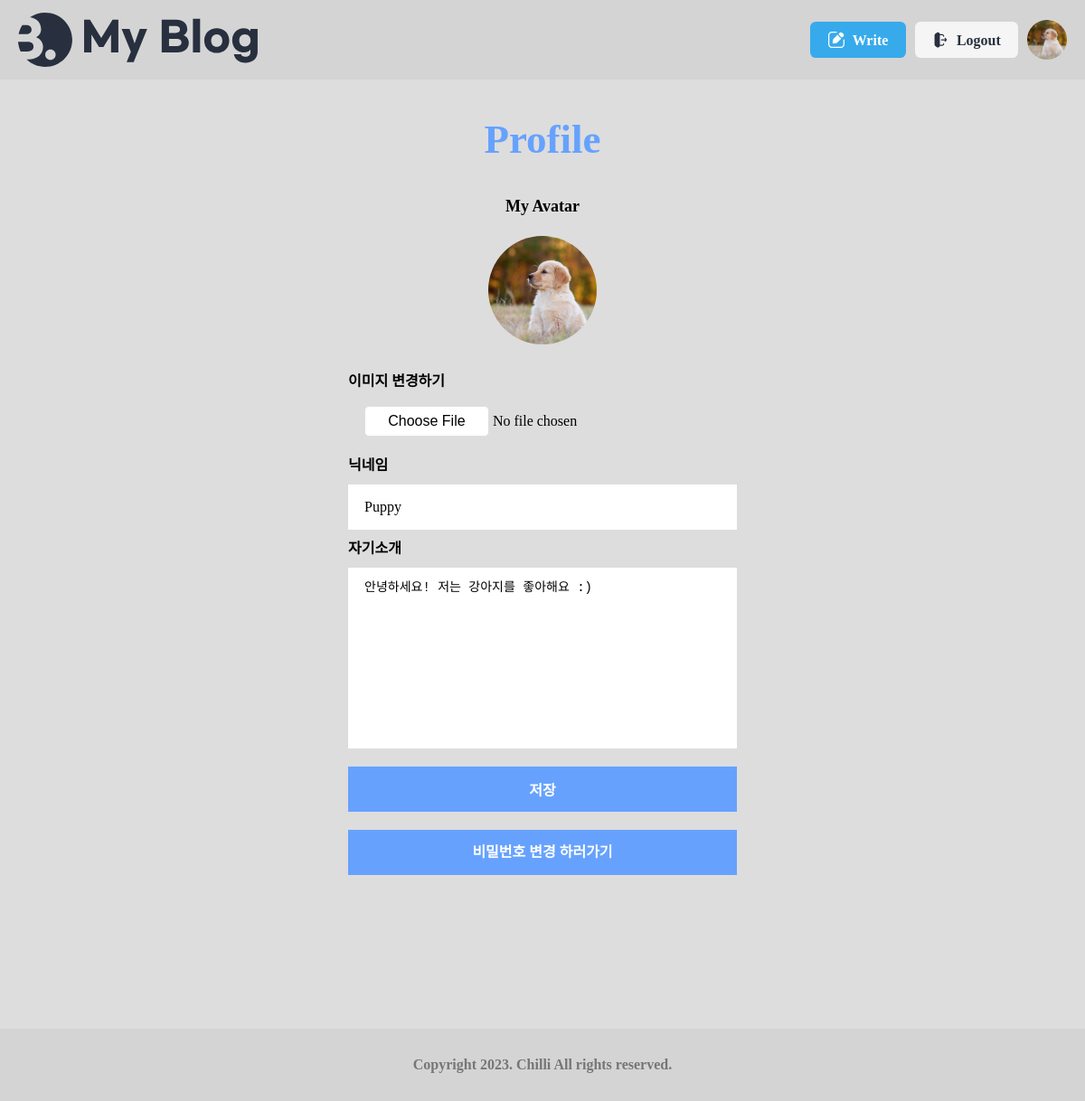
Screenshot of /user/profile/edit/ (signed in) with the database file from the repository.
### user/models.py (models this page shows)
class User(AbstractUser):
    username = None
    email = models.EmailField(unique=True, max_length=255)
    is_profile = models.BooleanField(default=False)
    is_staff = models.BooleanField(default=False)
    is_superuser = models.BooleanField(default=False)
    is_active = models.BooleanField(default=True)
    date_joined = models.DateTimeField(auto_now_add=True)
    last_login = models.DateTimeField(auto_now=True, null=True, blank=True)
    USERNAME_FIELD = 'email'
    EMAIL_FIELD = 'email'
    REQUIRED_FIELDS = []
    objects = UserManager()

class Profile(models.Model):
    user = models.OneToOneField('User', on_delete=models.CASCADE)
    name = models.CharField(default='닉네임', max_length=50, null=True, blank=True)
    avatarUrl = models.ImageField(upload_to='user/media',null=True,blank=True)
    aboutMe = models.TextField(default='자신을 소개해주세요 :)',null=True, blank=True)
    created_at = models.DateTimeField(auto_now_add=True)
    updated_at = models.DateTimeField(auto_now=True)

### user/views.py (the view, shortened to what this page needs)
# urls.py: path("profile/edit/", ProfileUpdate.as_view(), name='pf-edit'),
class ProfileUpdate(View):
    def get(self, request):
        profile = Profiles.objects.get(user=request.user.pk)
        form = ProfileForm(initial={'avatarUrl': profile.avatarUrl, 'name': profile.name , 'aboutMe': profile.aboutMe})
        context = {
            'form': form,
            'type': 'edit'
        }
        return render(request, 'user/user_profile.html', context)

### user/forms.py
class ProfileForm(forms.ModelForm):
    class Meta:
        model = Profile
        fields = ['avatarUrl', 'name' , 'aboutMe']

### user/templates/user/user_profile.html (shortened to what this page needs)
{% extends 'base.html' %}
{% load static %}
{% block content %}
    {% if type != 'edit' %}
    <form class="user-profile-form" action="{% url 'user:pf-create' %}" enctype="multipart/form-data" method="post">
    {% else %}
    <form class="user-profile-form" action="{% url 'user:pf-edit' %}" enctype="multipart/form-data" method="post">
    {% endif %}
        <h2>Profile</h2>
        <h3>My Avatar</h3>
        {% if request.user.profile.avatarUrl %}
            <img src="{{request.user.profile.avatarUrl.url}}" alt="" class="user-avatar" />
        {% else %}
            <img src="{%static 'user/image/basic_profile.jpg'%}" alt="" class="user-avatar" />
        {% endif %}
        <div class="avatar_div">
            <label for="profile-avatar">이미지 변경하기</label>
            <input type="file" id="profile-avatar" name="{{ form.avatarUrl.name }}" value="{{ form.initial.avatarUrl }}">
        </div>
        <div class="name_div">
            <label for="profile-name">닉네임</label>
            <input type="text" id="profile-name" name="{{ form.name.name }}" value="{{ form.initial.name }}">
        </div>
        <div class="aboutMe_div">
            <label for="profile-aboutMe">자기소개</label>
            <textarea id="profile-aboutMe"  name="{{ form.aboutMe.name }}" type="text" rows="20">{{ form.initial.aboutMe }}</textarea>
        </div>
        <input class="pf-save_btn" type="submit" value="저장">
        <a class="change-pw_btn" href="{% url 'user:change-pw' %}">비밀번호 변경 하러가기</a>
    </form>
{% endblock %}

### templates/base.html (shortened to what this page needs)
<!DOCTYPE html>
<html lang="ko">
    {% load static %}
    <head>
        <link rel="stylesheet" href="{% static 'blog/css/reset.css' %}" />
		<link rel="stylesheet" as="style" crossorigin href="https://cdn.jsdelivr.net/gh/orioncactus/pretendard/dist/web/static/pretendard.css" />
		<link rel="stylesheet" href="{% static 'blog/css/global.css' %}" />
		<link
        rel="stylesheet"
        href="https://cdnjs.cloudflare.com/ajax/libs/font-awesome/6.4.0/css/all.min.css"
        />
		<link rel="stylesheet" href="{% static 'blog/css/header.css' %}" />
		<link rel="stylesheet" href="{% static 'blog/css/footer.css' %}" />
		<link rel="stylesheet" href="{% static 'blog/css/about.css' %}" />
		<link rel="stylesheet" href="{% static 'blog/css/button.css' %}" />
		<link rel="stylesheet" href="{% static 'blog/css/category.css' %}" />
		<link rel="stylesheet" href="{% static 'blog/css/author.css' %}" />
		<link rel="stylesheet" href="{% static 'blog/css/post.css' %}" />
		<link rel="stylesheet" href="{% static 'blog/css/posts.css' %}" />
		<link rel="stylesheet" href="{% static 'blog/css/main.css' %}" />
        <link rel="stylesheet" href="{% static 'blog/css/wrapbox.css' %}" />
		<link rel="stylesheet" href="{% static 'blog/css/view.css' %}" />
		<link rel="stylesheet" href="{% static 'blog/css/write.css' %}" />
		<link rel="stylesheet" href="{% static 'blog/css/comment.css' %}" />
		<link rel="stylesheet" href="{% static 'user/css/profile.css' %}" />
		<link rel="stylesheet" href="{% static 'user/css/change-pw.css' %}" />
    </head>
    <body>
		<header>
			<div class="max-width">
				<h1>
					<a href="{% url 'blog:list' %}">
						<img src="{% static 'blog/assets/Logo.svg' %}" alt="My Blog" />
					</a>
				</h1>
				<ul>
                    {% if request.user.is_authenticated %}
					<li>
						<a href="{% url 'blog:write' %}" class="button">
							<img src="{% static 'blog/assets/icon-modify-white.svg' %}" alt="" />
							<span>Write</span>
						</a>
					</li>
					<li>
						<a href="{%url 'user:logout' %}" class="button gray">
							<img src="{% static 'blog/assets/icon-logout.svg' %}" alt="" />
							<span>Logout</span>
						</a>
					</li>
					<li class="profile-img">
						<a href="{%url 'user:pf-create' %}">
							{% if request.user.profile.avatarUrl %}
								<img src="{{request.user.profile.avatarUrl.url}}" alt="" class="user-profile" />
							{% else %}
								<img src="{%static 'user/image/basic_profile.jpg'%}" alt="" class="user-profile" />
							{% endif %}
						</a>
					</li>
                    {% endif %}
				</ul>
			</div>
		</header>
        <main class="container">
            {% block content %}
            {% endblock %}
        </main>
		<footer>
			<div class="max-width">
				<h2>Copyright 2023. Chilli All rights reserved.</h2>
			</div>
		</footer>
    </body>
</html>

### static/blog/css/global.css (style rules this page uses)
:root { --main-color: rgb(55, 170, 236); --main-rgb: 55, 171, 236; --outline-border: rgb(55, 160, 236); --red-color: rgb(243, 124, 75); --red-rgb: 243, 124, 75; --black-color: #28303f; --white-color: #fff; --gray-color: #767676; --border-color: #ddd; --gray-background-light: #dddddd; --gray-background: #f5f5f5; --gray-text: #6f6f6f; --border-radius: 0.4em; }
h1, a, div, p, section, article, input, textarea { box-sizing: border-box; }
a { text-decoration: none; color: inherit; }
html { font-size: 10px; }
body { font-size: 1.6rem; line-height: 1.4; }
input, button { font-size: inherit; font-family: inherit; }
a { border-radius: 0.8rem; overflow: hidden; }
img { vertical-align: bottom; }
body { background: var(--gray-background-light); }
.max-width { width: 1300px; max-width: calc(100% - 4rem); margin: 0 auto; }

### static/blog/css/header.css (style rules this page uses)
header { background-color: #d4d4d4; }
header .max-width { display: flex; align-items: center; justify-content: space-between; gap: 4rem; padding: 1rem 0; }
header h1 { font-size: 3rem; }
header h1 a { display: block; padding: 0.4rem; margin-left: -0.4rem; }
header h1 a img { display: block; height: 6rem; }
header ul { display: flex; align-items: center; gap: 1rem; }
.profile-img a { width: 4.4rem; height: 4.4rem; display: block; border-radius: 50%; }
.profile-img img { width: 100%; height: 100%; object-fit: cover; }
header .button { text-transform: none; }

### static/blog/css/footer.css (style rules this page uses)
footer { background: #d4d4d4;; margin-top: 10rem; }
footer .max-width { display: flex; align-items: center; justify-content: center; height: 8rem; position: relative; }
footer h2 { color: var(--gray-color); }

### static/blog/css/button.css (style rules this page uses)
.button { display: inline-flex; align-items: center; justify-content: center; gap: 0.8rem; height: 4rem; padding: 0.2rem 1.2em 0; border: 0; border-radius: var(--border-radius); background: var(--main-color); color: var(--white-color); text-transform: uppercase; font-weight: bold; line-height: 1; }
.button img { height: 1.2em; margin-top: -0.2rem; vertical-align: middle; }
.button.gray { background: var(--gray-background); color: var(--black-color); }

### static/blog/css/main.css (style rules this page uses)
main h3:not(.view-contents h3) { font-size: 1.8rem; font-weight: bold; margin-top: 1rem; margin-bottom: 2rem; }

### static/blog/css/view.css (style rules this page uses)
.wrap-box .inner .view-contents h1, h2, h3, h4, h5, h6, strong { margin: 0.5rem 0 0.5rem 0; padding: 0; font-weight: bold; }

### static/user/css/profile.css (style rules this page uses)
.user-profile-form { display: flex; flex-direction: column; justify-content: center; align-items: center; margin-left: auto; margin-right: auto; margin-top: 3rem; padding-bottom: 7rem; width: 50rem; }
.user-profile-form h2 { font-size: 4.5rem; font-weight: bold; margin-bottom: 2rem; color: rgb(102, 162, 253);; }
.user-profile-form .user-avatar { width: 12rem; height: 12rem; object-fit: cover; border-radius: 50%; margin-bottom: 2rem; }
.aboutMe_div, .name_div, .avatar_div { width: 43rem; display: flex; flex-direction: column; }
.user-profile-form label { font-weight: bold; margin-top: 1rem; margin-bottom: 1rem; }
.user-profile-form input { width: 43rem; height: 5rem; border: none; padding: 0.5rem 1.8rem 0.5rem 1.8rem; }
.user-profile-form textarea { width: 43rem; height: 20rem; resize: none; border: none; padding: 1rem 1.8rem 1rem 1.8rem; font-size: 1.4rem; }
#profile-avatar { background: none; }
.user-profile-form input:not(.pf-save_btn) { background-color: rgb(255, 255, 255); }
.pf-save_btn { font-weight: bold; margin-top: 2rem; background: rgb(102, 162, 253); color: white; }
.change-pw_btn { font-weight: bold; margin-top: 2rem; background: rgb(102, 162, 253); color: white; width: 43rem; height: 5rem; border-radius: 0; text-align: center; line-height: 5rem; }

### rows the page displays
User: user.profile.avatarUrl (picture)
Profile: name "Puppy", aboutMe "안녕하세요! 저는 강아지를 좋아해요 :)"
